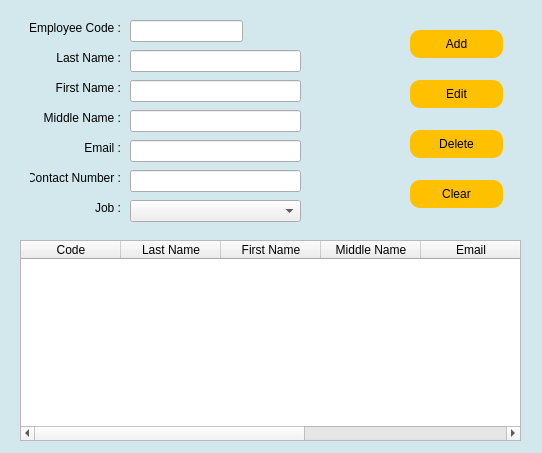
<?xml version="1.0" encoding="UTF-8"?>
<ui version="4.0">
 <class>Dialog</class>
 <widget class="QDialog" name="Dialog">
  <property name="geometry">
   <rect>
    <x>0</x>
    <y>0</y>
    <width>542</width>
    <height>453</height>
   </rect>
  </property>
  <property name="windowTitle">
   <string>Employee Record</string>
  </property>
  <property name="styleSheet">
   <string notr="true">QDialog{
	background:rgb(210,232,237);
}</string>
  </property>
  <widget class="QLabel" name="label">
   <property name="geometry">
    <rect>
     <x>30</x>
     <y>20</y>
     <width>91</width>
     <height>16</height>
    </rect>
   </property>
   <property name="text">
    <string>Employee Code :</string>
   </property>
   <property name="alignment">
    <set>Qt::AlignRight|Qt::AlignTrailing|Qt::AlignVCenter</set>
   </property>
  </widget>
  <widget class="QLineEdit" name="txtEmpCode">
   <property name="geometry">
    <rect>
     <x>130</x>
     <y>20</y>
     <width>113</width>
     <height>22</height>
    </rect>
   </property>
  </widget>
  <widget class="QLabel" name="label_2">
   <property name="geometry">
    <rect>
     <x>30</x>
     <y>50</y>
     <width>91</width>
     <height>16</height>
    </rect>
   </property>
   <property name="styleSheet">
    <string notr="true"/>
   </property>
   <property name="text">
    <string>Last Name :</string>
   </property>
   <property name="alignment">
    <set>Qt::AlignRight|Qt::AlignTrailing|Qt::AlignVCenter</set>
   </property>
  </widget>
  <widget class="QLineEdit" name="txtLName">
   <property name="geometry">
    <rect>
     <x>130</x>
     <y>50</y>
     <width>171</width>
     <height>22</height>
    </rect>
   </property>
  </widget>
  <widget class="QLineEdit" name="txtFName">
   <property name="geometry">
    <rect>
     <x>130</x>
     <y>80</y>
     <width>171</width>
     <height>22</height>
    </rect>
   </property>
  </widget>
  <widget class="QPushButton" name="btnAdd">
   <property name="geometry">
    <rect>
     <x>410</x>
     <y>30</y>
     <width>93</width>
     <height>28</height>
    </rect>
   </property>
   <property name="styleSheet">
    <string notr="true">QPushButton{
  font-family: &quot;Roboto&quot;, sans-serif;
  text-transform: uppercase;
  outline: 0;
  background:rgb(255,192,0);
  width: 100%;
  border: 0;
  padding: 0px;
  color: #000;
  font-size: 12px;
  border-radius:10px;
}
QPushButton:hover{
	color:white;
	background-color:rgb(239,93,93);
}</string>
   </property>
   <property name="text">
    <string>Add</string>
   </property>
  </widget>
  <widget class="QPushButton" name="btnEdit">
   <property name="geometry">
    <rect>
     <x>410</x>
     <y>80</y>
     <width>93</width>
     <height>28</height>
    </rect>
   </property>
   <property name="styleSheet">
    <string notr="true">QPushButton{
  font-family: &quot;Roboto&quot;, sans-serif;
  text-transform: uppercase;
  outline: 0;
  background:rgb(255,192,0);
  width: 100%;
  border: 0;
  padding: 0px;
  color: #000;
  font-size: 12px;
  border-radius:10px;
}
QPushButton:hover{
	color:white;
	background-color:rgb(239,93,93);
}</string>
   </property>
   <property name="text">
    <string>Edit</string>
   </property>
  </widget>
  <widget class="QPushButton" name="btnDelete">
   <property name="geometry">
    <rect>
     <x>410</x>
     <y>130</y>
     <width>93</width>
     <height>28</height>
    </rect>
   </property>
   <property name="styleSheet">
    <string notr="true">QPushButton{
  font-family: &quot;Roboto&quot;, sans-serif;
  text-transform: uppercase;
  outline: 0;
  background:rgb(255,192,0);
  width: 100%;
  border: 0;
  padding: 0px;
  color: #000;
  font-size: 12px;
  border-radius:10px;
}
QPushButton:hover{
	color:white;
	background-color:rgb(239,93,93);
}</string>
   </property>
   <property name="text">
    <string>Delete</string>
   </property>
  </widget>
  <widget class="QPushButton" name="btnClear">
   <property name="geometry">
    <rect>
     <x>410</x>
     <y>180</y>
     <width>93</width>
     <height>28</height>
    </rect>
   </property>
   <property name="styleSheet">
    <string notr="true">QPushButton{
  font-family: &quot;Roboto&quot;, sans-serif;
  text-transform: uppercase;
  outline: 0;
  background:rgb(255,192,0);
  width: 100%;
  border: 0;
  padding: 0px;
  color: #000;
  font-size: 12px;
  border-radius:10px;
}
QPushButton:hover{
	color:white;
	background-color:rgb(239,93,93);
}</string>
   </property>
   <property name="text">
    <string>Clear</string>
   </property>
  </widget>
  <widget class="QLabel" name="label_3">
   <property name="geometry">
    <rect>
     <x>30</x>
     <y>80</y>
     <width>91</width>
     <height>16</height>
    </rect>
   </property>
   <property name="styleSheet">
    <string notr="true"/>
   </property>
   <property name="text">
    <string>First Name :</string>
   </property>
   <property name="alignment">
    <set>Qt::AlignRight|Qt::AlignTrailing|Qt::AlignVCenter</set>
   </property>
  </widget>
  <widget class="QLabel" name="label_4">
   <property name="geometry">
    <rect>
     <x>30</x>
     <y>110</y>
     <width>91</width>
     <height>16</height>
    </rect>
   </property>
   <property name="styleSheet">
    <string notr="true"/>
   </property>
   <property name="text">
    <string>Middle Name :</string>
   </property>
   <property name="alignment">
    <set>Qt::AlignRight|Qt::AlignTrailing|Qt::AlignVCenter</set>
   </property>
  </widget>
  <widget class="QLineEdit" name="txtMName">
   <property name="geometry">
    <rect>
     <x>130</x>
     <y>110</y>
     <width>171</width>
     <height>22</height>
    </rect>
   </property>
  </widget>
  <widget class="QLabel" name="label_5">
   <property name="geometry">
    <rect>
     <x>30</x>
     <y>140</y>
     <width>91</width>
     <height>16</height>
    </rect>
   </property>
   <property name="styleSheet">
    <string notr="true"/>
   </property>
   <property name="text">
    <string>Email :</string>
   </property>
   <property name="alignment">
    <set>Qt::AlignRight|Qt::AlignTrailing|Qt::AlignVCenter</set>
   </property>
  </widget>
  <widget class="QLineEdit" name="txtEmail">
   <property name="geometry">
    <rect>
     <x>130</x>
     <y>140</y>
     <width>171</width>
     <height>22</height>
    </rect>
   </property>
  </widget>
  <widget class="QLabel" name="label_6">
   <property name="geometry">
    <rect>
     <x>30</x>
     <y>200</y>
     <width>91</width>
     <height>16</height>
    </rect>
   </property>
   <property name="styleSheet">
    <string notr="true"/>
   </property>
   <property name="text">
    <string>Job :</string>
   </property>
   <property name="alignment">
    <set>Qt::AlignRight|Qt::AlignTrailing|Qt::AlignVCenter</set>
   </property>
  </widget>
  <widget class="QComboBox" name="cboJob">
   <property name="geometry">
    <rect>
     <x>130</x>
     <y>200</y>
     <width>171</width>
     <height>22</height>
    </rect>
   </property>
  </widget>
  <widget class="QLabel" name="label_7">
   <property name="geometry">
    <rect>
     <x>30</x>
     <y>170</y>
     <width>91</width>
     <height>16</height>
    </rect>
   </property>
   <property name="styleSheet">
    <string notr="true"/>
   </property>
   <property name="text">
    <string>Contact Number :</string>
   </property>
   <property name="alignment">
    <set>Qt::AlignRight|Qt::AlignTrailing|Qt::AlignVCenter</set>
   </property>
  </widget>
  <widget class="QLineEdit" name="txtNumber">
   <property name="geometry">
    <rect>
     <x>130</x>
     <y>170</y>
     <width>171</width>
     <height>22</height>
    </rect>
   </property>
  </widget>
  <widget class="QTableWidget" name="tableEmployee">
   <property name="enabled">
    <bool>true</bool>
   </property>
   <property name="geometry">
    <rect>
     <x>20</x>
     <y>240</y>
     <width>501</width>
     <height>201</height>
    </rect>
   </property>
   <column>
    <property name="text">
     <string>Code</string>
    </property>
   </column>
   <column>
    <property name="text">
     <string>Last Name</string>
    </property>
   </column>
   <column>
    <property name="text">
     <string>First Name</string>
    </property>
   </column>
   <column>
    <property name="text">
     <string>Middle Name</string>
    </property>
   </column>
   <column>
    <property name="text">
     <string>Email</string>
    </property>
   </column>
   <column>
    <property name="text">
     <string>Contact Number</string>
    </property>
   </column>
   <column>
    <property name="text">
     <string>Job</string>
    </property>
   </column>
  </widget>
 </widget>
 <tabstops>
  <tabstop>txtEmpCode</tabstop>
  <tabstop>txtLName</tabstop>
  <tabstop>txtFName</tabstop>
  <tabstop>txtMName</tabstop>
  <tabstop>txtEmail</tabstop>
  <tabstop>txtNumber</tabstop>
  <tabstop>cboJob</tabstop>
  <tabstop>btnAdd</tabstop>
  <tabstop>btnEdit</tabstop>
  <tabstop>btnDelete</tabstop>
  <tabstop>btnClear</tabstop>
  <tabstop>tableEmployee</tabstop>
 </tabstops>
 <resources/>
 <connections/>
</ui>
